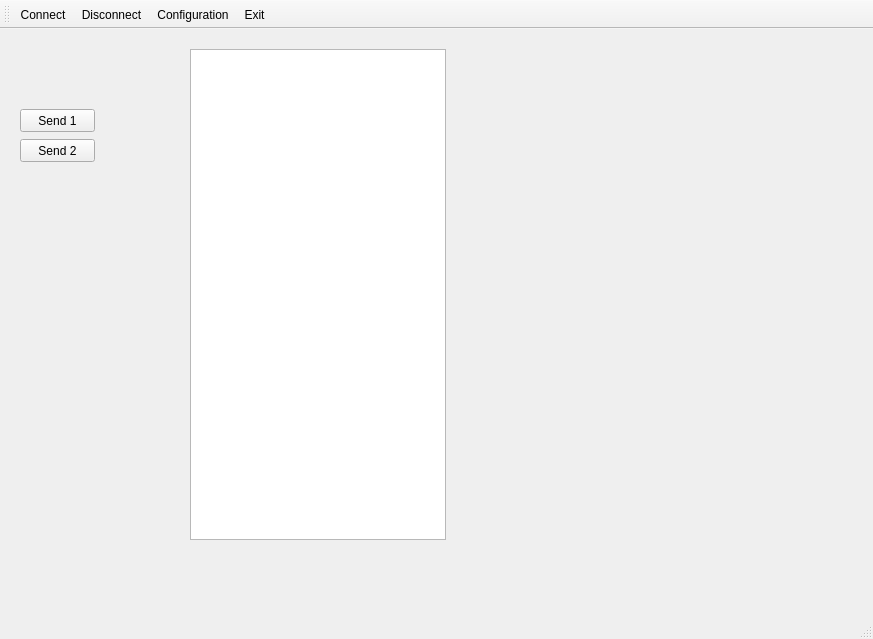
<?xml version="1.0" encoding="UTF-8"?>
<ui version="4.0">
 <class>MainWindow</class>
 <widget class="QMainWindow" name="MainWindow">
  <property name="geometry">
   <rect>
    <x>0</x>
    <y>0</y>
    <width>873</width>
    <height>639</height>
   </rect>
  </property>
  <property name="windowTitle">
   <string>MainWindow</string>
  </property>
  <widget class="QWidget" name="centralWidget">
   <widget class="QTextBrowser" name="textConsole">
    <property name="geometry">
     <rect>
      <x>190</x>
      <y>20</y>
      <width>256</width>
      <height>491</height>
     </rect>
    </property>
   </widget>
   <widget class="QPushButton" name="pushButton_2">
    <property name="geometry">
     <rect>
      <x>20</x>
      <y>110</y>
      <width>75</width>
      <height>23</height>
     </rect>
    </property>
    <property name="text">
     <string>Send 2</string>
    </property>
   </widget>
   <widget class="QPushButton" name="pushButton">
    <property name="geometry">
     <rect>
      <x>20</x>
      <y>80</y>
      <width>75</width>
      <height>23</height>
     </rect>
    </property>
    <property name="text">
     <string>Send 1</string>
    </property>
   </widget>
  </widget>
  <widget class="QMenuBar" name="menuBar">
   <property name="geometry">
    <rect>
     <x>0</x>
     <y>0</y>
     <width>873</width>
     <height>21</height>
    </rect>
   </property>
  </widget>
  <widget class="QStatusBar" name="statusBar"/>
  <widget class="QToolBar" name="toolBar">
   <property name="windowTitle">
    <string>toolBar</string>
   </property>
   <attribute name="toolBarArea">
    <enum>TopToolBarArea</enum>
   </attribute>
   <attribute name="toolBarBreak">
    <bool>false</bool>
   </attribute>
   <addaction name="actionConnect"/>
   <addaction name="actionDisconnect"/>
   <addaction name="actionConfiguration"/>
   <addaction name="actionExit"/>
  </widget>
  <action name="actionConfiguration">
   <property name="checkable">
    <bool>true</bool>
   </property>
   <property name="icon">
    <iconset resource="icons.qrc">
     <normaloff>:/icons/Settings.png</normaloff>:/icons/Settings.png</iconset>
   </property>
   <property name="text">
    <string>Configuration</string>
   </property>
   <property name="toolTip">
    <string>Configuration</string>
   </property>
  </action>
  <action name="actionConnect">
   <property name="icon">
    <iconset resource="icons.qrc">
     <normaloff>:/icons/bulbOff.png</normaloff>:/icons/bulbOff.png</iconset>
   </property>
   <property name="text">
    <string>Connect</string>
   </property>
   <property name="toolTip">
    <string>Connect</string>
   </property>
  </action>
  <action name="actionDisconnect">
   <property name="icon">
    <iconset resource="icons.qrc">
     <normaloff>:/icons/bulbOn.png</normaloff>:/icons/bulbOn.png</iconset>
   </property>
   <property name="text">
    <string>Disconnect</string>
   </property>
   <property name="toolTip">
    <string>Disconnect</string>
   </property>
  </action>
  <action name="actionExit">
   <property name="icon">
    <iconset resource="icons.qrc">
     <normaloff>:/icons/Shutdown.png</normaloff>:/icons/Shutdown.png</iconset>
   </property>
   <property name="text">
    <string>Exit</string>
   </property>
   <property name="toolTip">
    <string>Exit</string>
   </property>
  </action>
 </widget>
 <layoutdefault spacing="6" margin="11"/>
 <resources>
  <include location="icons.qrc"/>
 </resources>
 <connections/>
</ui>
